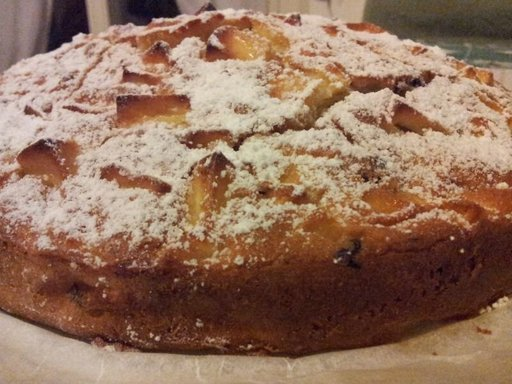
#> input picture Concurrent/food/input/apple_pie/3636185.jpg, 512 x 384 px; its folder holds only this picture in this run
$ python concurrent_paradigm.py
#> lines starting #> are read from the running program, lines starting #| are printed output that depends on the picture
### Concurrent/filters.py
#Filters code
import numpy as np
from scipy.ndimage import convolve

def apply_grayscale(img_np):
    """1. Convert RGB to grayscale using luminance formula"""
    if len(img_np.shape) == 3:
        return np.dot(img_np[...,:3], [0.299, 0.587, 0.114]).astype(np.uint8)
    return img_np

def apply_gaussian_blur(img_np):
    """2. Apply 3x3 Gaussian kernel for smoothing"""
    kernel = np.array([[1, 2, 1], [2, 4, 2], [1, 2, 1]]) / 16.0
    return _apply_kernel(img_np, kernel)

def apply_sobel(img_np):
    """3. Sobel filter to detect edges"""
    Kx = np.array([[-1, 0, 1], [-2, 0, 2], [-1, 0, 1]])
    Ky = np.array([[1, 2, 1], [0, 0, 0], [-1, -2, -1]])
    gray = apply_grayscale(img_np)
    ix = convolve(gray.astype(float), Kx)
    iy = convolve(gray.astype(float), Ky)
    return np.clip(np.sqrt(ix**2 + iy**2), 0, 255).astype(np.uint8)

def apply_sharpen(img_np):
    """4. Image Sharpening to enhance details"""
    kernel = np.array([[0, -1, 0], [-1, 5, -1], [0, -1, 0]])
    return _apply_kernel(img_np, kernel)

def apply_brightness(img_np, factor=1.2):
    """5. Increase or decrease image brightness"""
    return np.clip(img_np.astype(float) * factor, 0, 255).astype(np.uint8)

def _apply_kernel(img, kernel):
    if len(img.shape) == 3:
        return np.stack([convolve(img[:,:,i], kernel) for i in range(3)], axis=2)
    return convolve(img, kernel)

### Concurrent/concurrent_paradigm.py
#Main code for concurrent.futures
import os
import time
import concurrent.futures
from pathlib import Path
from PIL import Image
import numpy as np
import filters

def process_image(image_path):
    try:
        img = Image.open(image_path).convert('RGB')
        img_np = np.array(img)

        # Pipeline: Applying all 5 operations
        img_np = filters.apply_grayscale(img_np)
        img_np = filters.apply_gaussian_blur(img_np)
        img_np = filters.apply_sobel(img_np)
        img_np = filters.apply_sharpen(img_np)
        img_np = filters.apply_brightness(img_np)

        # Path Logic:
        # Image: food/input/apple_pie/101.jpg
        # Save to food/output/apple_pie/101.jpg
        relative_path = image_path.relative_to("food/input")
        output_path = Path("food/output") / relative_path

        # Create the subfolder (e.g., food/output/apple_pie) if it doesn't exist
        output_path.parent.mkdir(parents=True, exist_ok=True)

        Image.fromarray(img_np).save(output_path)
        return True
    except Exception as e:
        return f"Error {image_path}: {e}"

if __name__ == "__main__":
    # Pointing to the new folder structure
    input_base = Path("food/input")
    image_paths = list(input_base.rglob("*.jpg"))

    if not image_paths:
        print(f"No images found in {input_base}. Please check your folder structure.")
        exit()

    # Storage for performance data
    serial_time = 0.0
    worker_counts = [1, 2, 4]

    print(f"{'Workers (P)':<12} | {'Execution time':<14} | {'Speed-up':<12} | {'Efficiency':<12}")
    print("-" * 65)

    for p in worker_counts:
        start_time = time.time()

        with concurrent.futures.ProcessPoolExecutor(max_workers=p) as executor:
            #Cast to list to force the generator to execute
            list(executor.map(process_image, image_paths))

        parallel_run_time = time.time() - start_time

        if p == 1:
            serial_time = parallel_run_time
            speedup = 1.0
            efficiency = 1.0
        else:
            speedup = serial_time / parallel_run_time
            efficiency = speedup / p

        print(f"{p:<12} | {parallel_run_time:<14.4f} | {speedup:<12.4f} | {efficiency:<12.2%}")
#> this loop made 3 passes
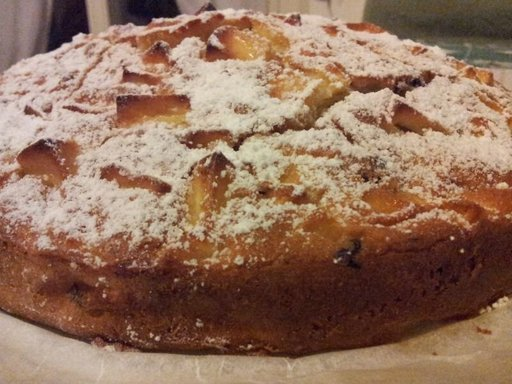
#> input picture Concurrent/food/input/apple_pie/3636185.jpg, 512 x 384 px
#> pass 1, in process_image, `img_np = filters.apply_grayscale(img_np)`:
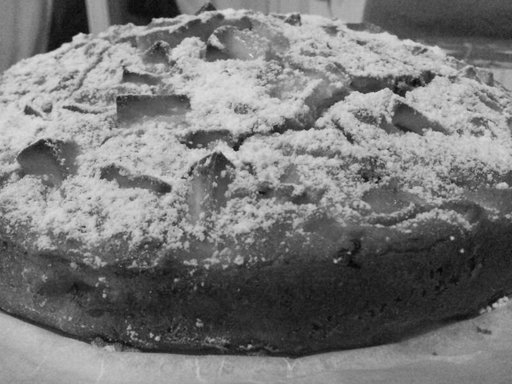
#> img_np: shape (384, 512); min 4, max 223, mean 119.8
#> pass 1, in apply_sobel, `ix = convolve(gray.astype(float), Kx)`:
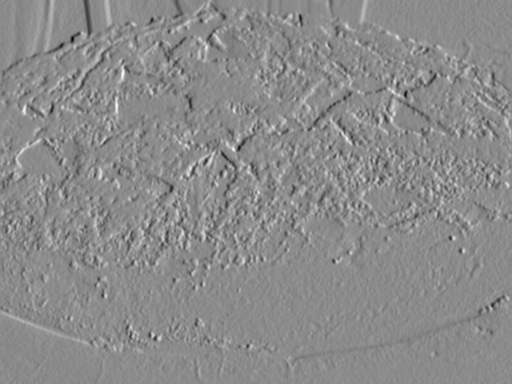
#> ix: shape (384, 512) float64; min -455, max 379, mean 0.5; drawn with min black and max white
#> pass 1, in apply_sobel, `iy = convolve(gray.astype(float), Ky)`:
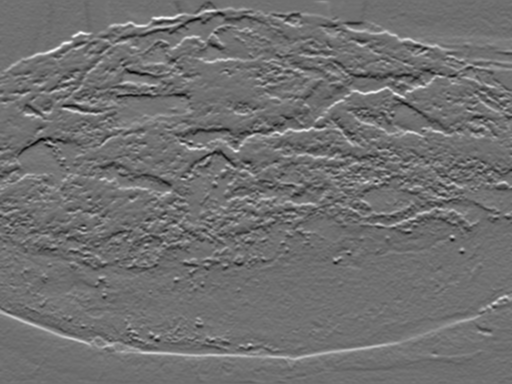
#> iy: shape (384, 512) float64; min -395, max 499, mean 0.9; drawn with min black and max white
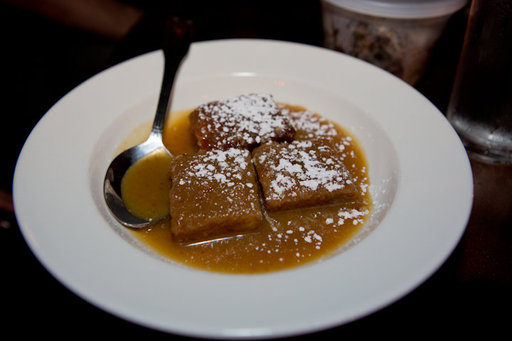
#> input picture Concurrent/food/input/bread_pudding/3835031.jpg, 512 x 341 px
